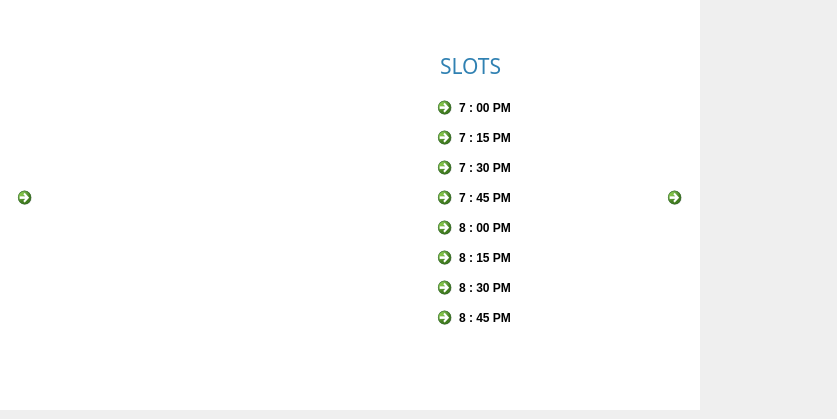
    <widget class="QWidget" name="det_4">
     <widget class="QLabel" name="img_24">
      <property name="geometry">
       <rect>
        <x>-30</x>
        <y>30</y>
        <width>490</width>
        <height>320</height>
       </rect>
      </property>
      <property name="text">
       <string/>
      </property>
      <property name="pixmap">
       <pixmap>../Resourses/img9.png</pixmap>
      </property>
      <property name="scaledContents">
       <bool>true</bool>
      </property>
     </widget>
     <widget class="QCommandLinkButton" name="push_8">
      <property name="geometry">
       <rect>
        <x>660</x>
        <y>180</y>
        <width>168</width>
        <height>41</height>
       </rect>
      </property>
      <property name="text">
       <string/>
      </property>
      <property name="icon">
       <iconset>
        <normaloff>../Resourses/next_icon.jpg</normaloff>../Resourses/next_icon.jpg</iconset>
      </property>
     </widget>
     <widget class="QCommandLinkButton" name="push_19">
      <property name="geometry">
       <rect>
        <x>10</x>
        <y>180</y>
        <width>31</width>
        <height>41</height>
       </rect>
      </property>
      <property name="text">
       <string/>
      </property>
      <property name="icon">
       <iconset>
        <normaloff>../Resourses/back_icon.jpg</normaloff>../Resourses/back_icon.jpg</iconset>
      </property>
     </widget>
     <widget class="QCommandLinkButton" name="sl_25">
      <property name="geometry">
       <rect>
        <x>430</x>
        <y>270</y>
        <width>168</width>
        <height>41</height>
       </rect>
      </property>
      <property name="text">
       <string>8 : 30 PM</string>
      </property>
     </widget>
     <widget class="QCommandLinkButton" name="sl_26">
      <property name="geometry">
       <rect>
        <x>430</x>
        <y>300</y>
        <width>168</width>
        <height>41</height>
       </rect>
      </property>
      <property name="text">
       <string>8 : 45 PM</string>
      </property>
     </widget>
     <widget class="QCommandLinkButton" name="sl_27">
      <property name="geometry">
       <rect>
        <x>430</x>
        <y>240</y>
        <width>168</width>
        <height>41</height>
       </rect>
      </property>
      <property name="text">
       <string>8 : 15 PM</string>
      </property>
     </widget>
     <widget class="QCommandLinkButton" name="sl_28">
      <property name="geometry">
       <rect>
        <x>430</x>
        <y>150</y>
        <width>168</width>
        <height>41</height>
       </rect>
      </property>
      <property name="text">
       <string>7 : 30 PM</string>
      </property>
     </widget>
     <widget class="QCommandLinkButton" name="sl_29">
      <property name="geometry">
       <rect>
        <x>430</x>
        <y>120</y>
        <width>168</width>
        <height>41</height>
       </rect>
      </property>
      <property name="text">
       <string>7 : 15 PM</string>
      </property>
     </widget>
     <widget class="QCommandLinkButton" name="sl_30">
      <property name="geometry">
       <rect>
        <x>430</x>
        <y>210</y>
        <width>168</width>
        <height>41</height>
       </rect>
      </property>
      <property name="text">
       <string>8 : 00 PM</string>
      </property>
     </widget>
     <widget class="QCommandLinkButton" name="sl_31">
      <property name="geometry">
       <rect>
        <x>430</x>
        <y>90</y>
        <width>168</width>
        <height>41</height>
       </rect>
      </property>
      <property name="text">
       <string>7 : 00 PM</string>
      </property>
     </widget>
     <widget class="QLabel" name="text_24">
      <property name="geometry">
       <rect>
        <x>440</x>
        <y>30</y>
        <width>141</width>
        <height>71</height>
       </rect>
      </property>
      <property name="font">
       <font>
        <family>Arial Rounded MT Bold</family>
        <pointsize>16</pointsize>
        <bold>false</bold>
       </font>
      </property>
      <property name="focusPolicy">
       <enum>Qt::NoFocus</enum>
      </property>
      <property name="acceptDrops">
       <bool>false</bool>
      </property>
      <property name="autoFillBackground">
       <bool>false</bool>
      </property>
      <property name="styleSheet">
       <string notr="true">color: rgb(48, 129, 178);
</string>
      </property>
      <property name="text">
       <string>SLOTS</string>
      </property>
      <property name="textFormat">
       <enum>Qt::AutoText</enum>
      </property>
      <property name="scaledContents">
       <bool>false</bool>
      </property>
     </widget>
     <widget class="QCommandLinkButton" name="sl_32">
      <property name="geometry">
       <rect>
        <x>430</x>
        <y>180</y>
        <width>168</width>
        <height>41</height>
       </rect>
      </property>
      <property name="text">
       <string>7 : 45 PM</string>
      </property>
     </widget>
     <widget class="QLabel" name="img_19">
      <property name="geometry">
       <rect>
        <x>0</x>
        <y>0</y>
        <width>700</width>
        <height>410</height>
       </rect>
      </property>
      <property name="styleSheet">
       <string notr="true">background-color: rgb(255, 255, 255);</string>
      </property>
      <property name="text">
       <string/>
      </property>
     </widget>
     <zorder>img_19</zorder>
     <zorder>img_24</zorder>
     <zorder>push_8</zorder>
     <zorder>push_19</zorder>
     <zorder>sl_25</zorder>
     <zorder>sl_26</zorder>
     <zorder>sl_27</zorder>
     <zorder>sl_28</zorder>
     <zorder>sl_29</zorder>
     <zorder>sl_30</zorder>
     <zorder>sl_31</zorder>
     <zorder>text_24</zorder>
     <zorder>sl_32</zorder>
    </widget>
